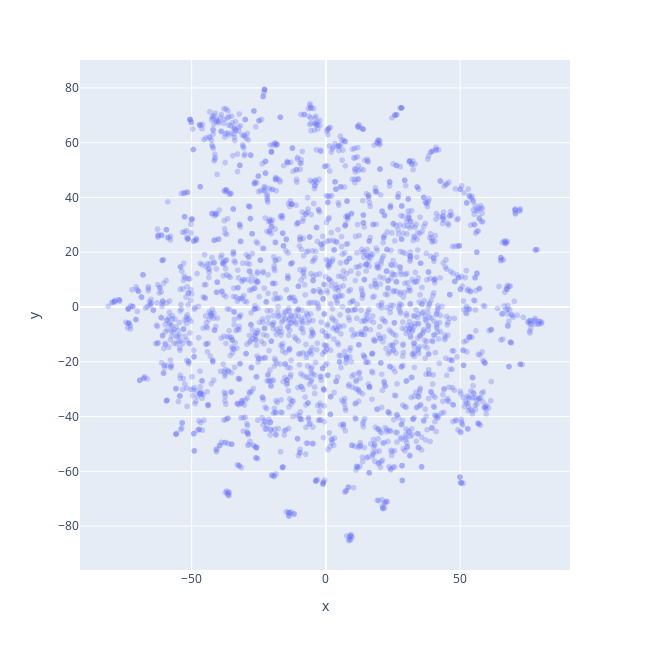

The notebook cell saved with this chart:
### Code cell
import plotly.express as px
from sklearn.manifold import TSNE
import numpy as np

tsne_model = TSNE(
    n_components = 2,
    perplexity = 15,
    random_state = 42,
    init = 'random',
    learning_rate = 200
)

emb_arr = np.array(code_vec_df["gpt_code_vec"].to_list())

tsne_embeddings = tsne_model.fit_transform(emb_arr)

gpt_code_data = pd.DataFrame(
    {'x': tsne_embeddings[:, 0],
     'y': tsne_embeddings[:, 1]}
)

# Create the scatter plot using Plotly Express
plot = px.scatter(
    gpt_code_data,
    x = 'x',
    y = 'y',
    opacity = 0.3
)

plot.update_layout(
    width = 650,
    height = 650
)

plot.show()

### Figure 1 — Plotly figure (JSON) as saved in the notebook; plotly's stock layout.template omitted (floating-point values rounded to 4 significant figures; data arrays with more than 128 entries replaced by an {"elided": "..."} marker saying what was removed)
{"data": [{"hovertemplate": "x=%{x}<br>y=%{y}<extra></extra>", "legendgroup": "", "marker": {"color": "#636efa", "opacity": 0.3, "symbol": "circle"}, "mode": "markers", "name": "", "showlegend": false, "type": "scattergl", "x": {"elided": "2399 float values"}, "xaxis": "x", "y": {"elided": "2399 float values"}, "yaxis": "y"}], "layout": {"height": 650, "legend": {"tracegroupgap": 0}, "margin": {"t": 60}, "width": 650, "xaxis": {"anchor": "y", "domain": [0, 1], "title": {"text": "x"}}, "yaxis": {"anchor": "x", "domain": [0, 1], "title": {"text": "y"}}}}
